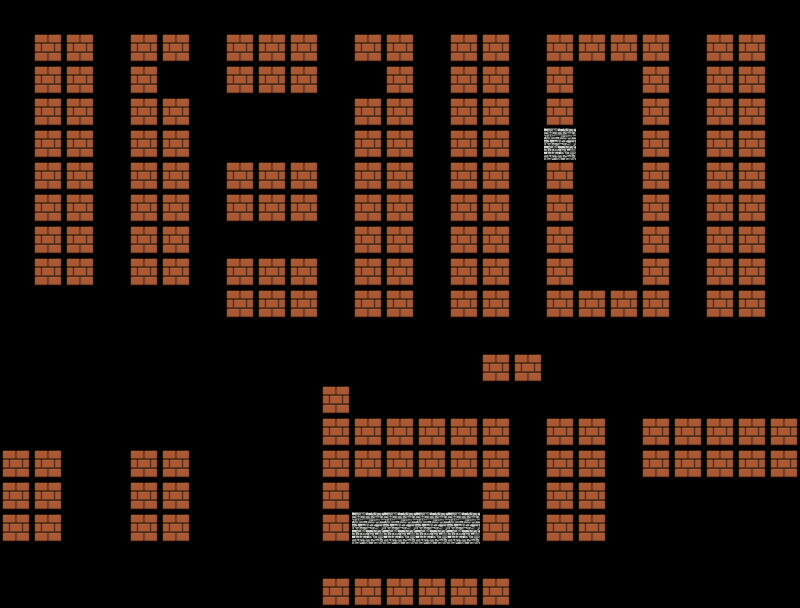

This game map was drawn from its Tiled (.tmx) file and the tilesets committed beside it. A one-line description and the full map source follow:
An orthogonal 25x19 tile map with 32x32 px tiles, 1 tile layer (Capa de patrones 1), 2 tilesets.

<map version="1.10" tiledversion="1.11.2" orientation="orthogonal" renderorder="right-down" width="25" height="19" tilewidth="32" tileheight="32" infinite="0" nextlayerid="2" nextobjectid="1">
 <editorsettings>
  <export target="Mapa.csv" format="csv" />
 </editorsettings>
 <tileset firstgid="1" source="LadrilloBlanco.tsx" />
 <tileset firstgid="2" source="ladril.tsx" />
 <layer id="1" name="Capa de patrones 1" width="25" height="19">
  <data encoding="csv">
0,0,0,0,0,0,0,0,0,0,0,0,0,0,0,0,0,0,0,0,0,0,0,0,0,
0,1,1,0,1,1,0,1,1,1,0,1,1,0,1,1,0,1,1,1,1,0,1,1,0,
0,1,1,0,1,0,0,1,1,1,0,0,1,0,1,1,0,1,0,0,1,0,1,1,0,
0,1,1,0,1,1,0,0,0,0,0,1,1,0,1,1,0,1,0,0,1,0,1,1,0,
0,1,1,0,1,1,0,0,0,0,0,1,1,0,1,1,0,2,0,0,1,0,1,1,0,
0,1,1,0,1,1,0,1,1,1,0,1,1,0,1,1,0,1,0,0,1,0,1,1,0,
0,1,1,0,1,1,0,1,1,1,0,1,1,0,1,1,0,1,0,0,1,0,1,1,0,
0,1,1,0,1,1,0,0,0,0,0,1,1,0,1,1,0,1,0,0,1,0,1,1,0,
0,1,1,0,1,1,0,1,1,1,0,1,1,0,1,1,0,1,0,0,1,0,1,1,0,
0,0,0,0,0,0,0,1,1,1,0,1,1,0,1,1,0,1,1,1,1,0,1,1,0,
0,0,0,0,0,0,0,0,0,0,0,0,0,0,0,0,0,0,0,0,0,0,0,0,0,
0,0,0,0,0,0,0,0,0,0,0,0,0,0,0,1,1,0,0,0,0,0,0,0,0,
0,0,0,0,0,0,0,0,0,0,1,0,0,0,0,0,0,0,0,0,0,0,0,0,0,
0,0,0,0,0,0,0,0,0,0,1,1,1,1,1,1,0,1,1,0,1,1,1,1,1,
1,1,0,0,1,1,0,0,0,0,1,1,1,1,1,1,0,1,1,0,1,1,1,1,1,
1,1,0,0,1,1,0,0,0,0,1,0,0,0,0,1,0,1,1,0,0,0,0,0,0,
1,1,0,0,1,1,0,0,0,0,1,2,2,2,2,1,0,1,1,0,0,0,0,0,0,
0,0,0,0,0,0,0,0,0,0,0,0,0,0,0,0,0,0,0,0,0,0,0,0,0,
0,0,0,0,0,0,0,0,0,0,1,1,1,1,1,1,0,0,0,0,0,0,0,0,0
</data>
 </layer>
</map>